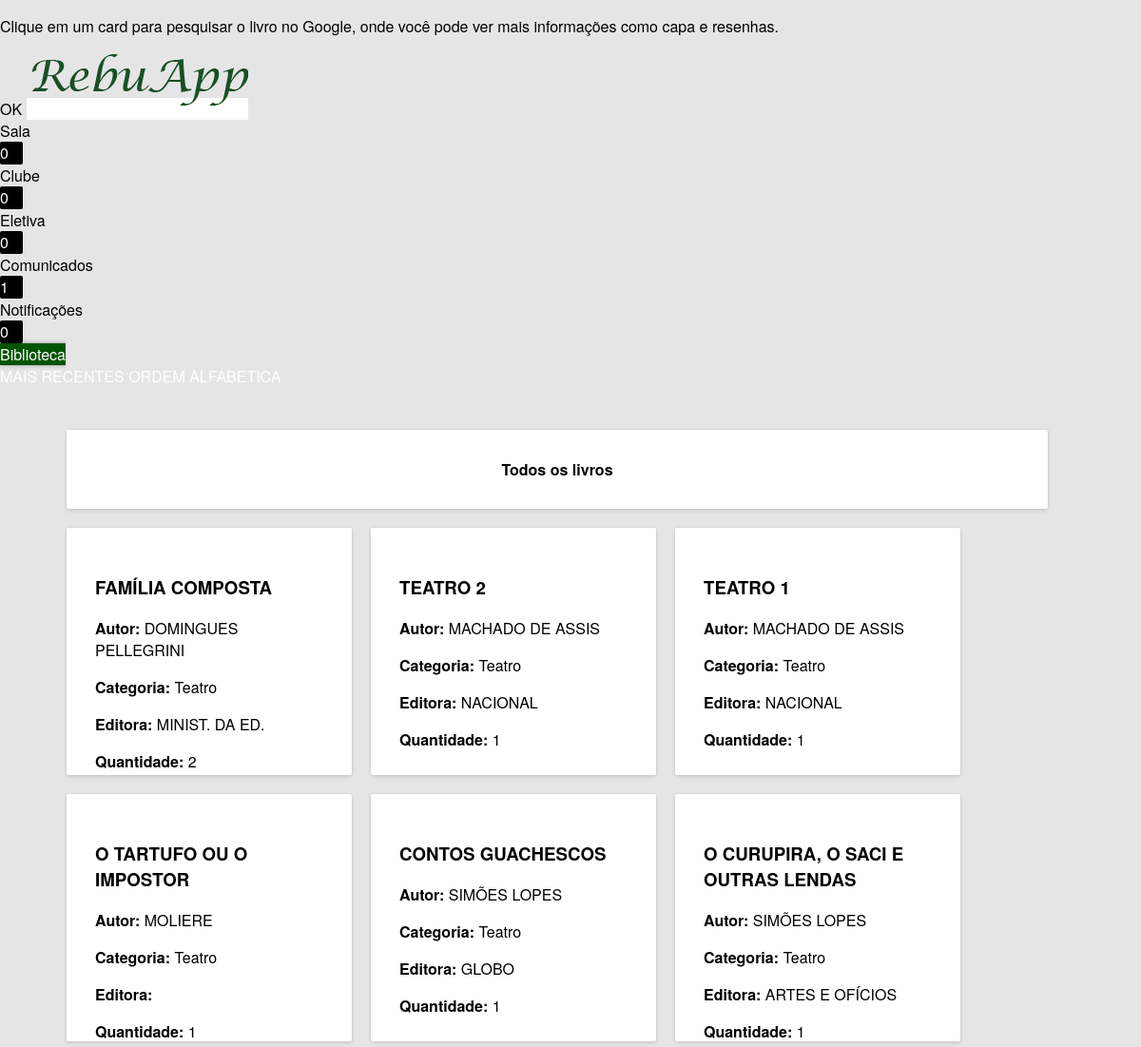
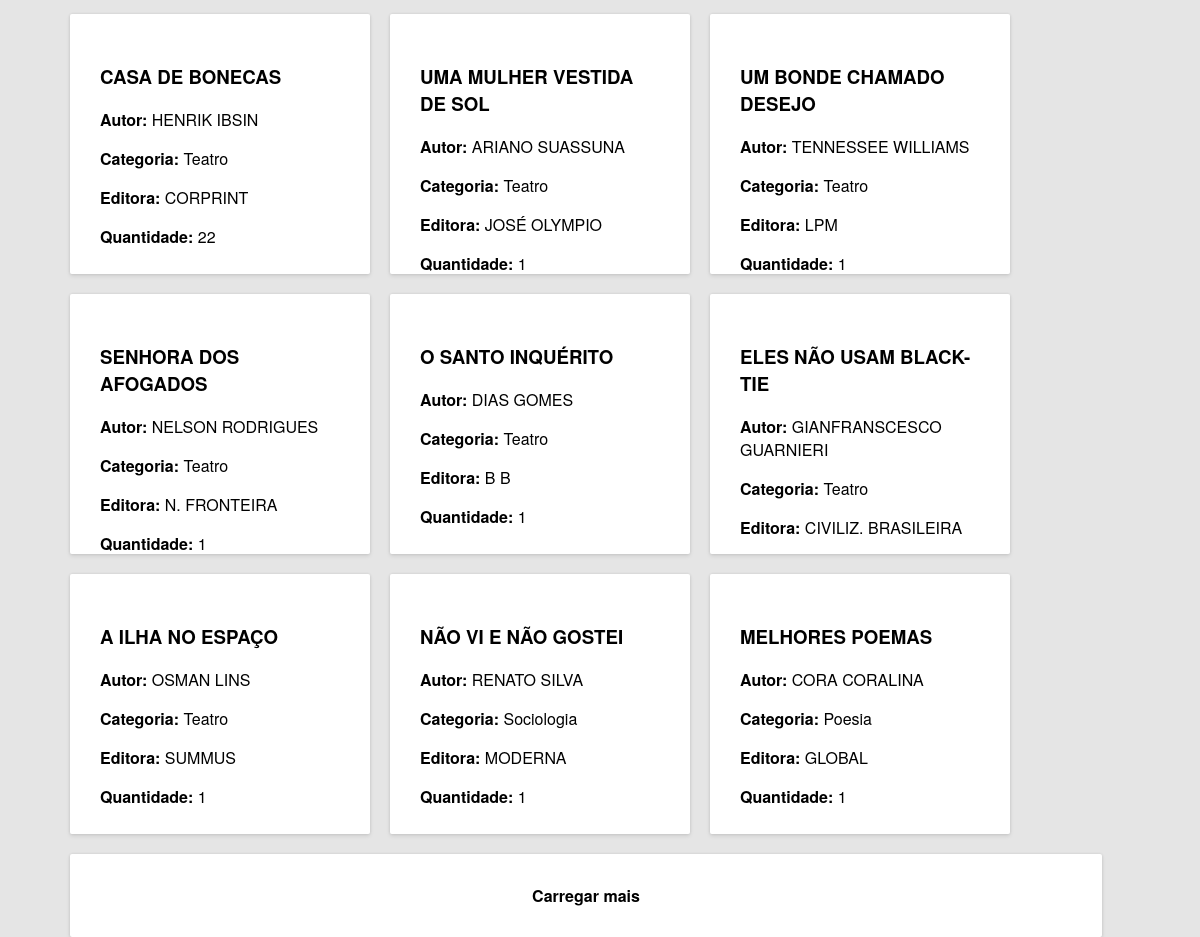
The page /webapp/rebuapp/livros.php on the database as committed earlier (2 pictures, top to bottom).
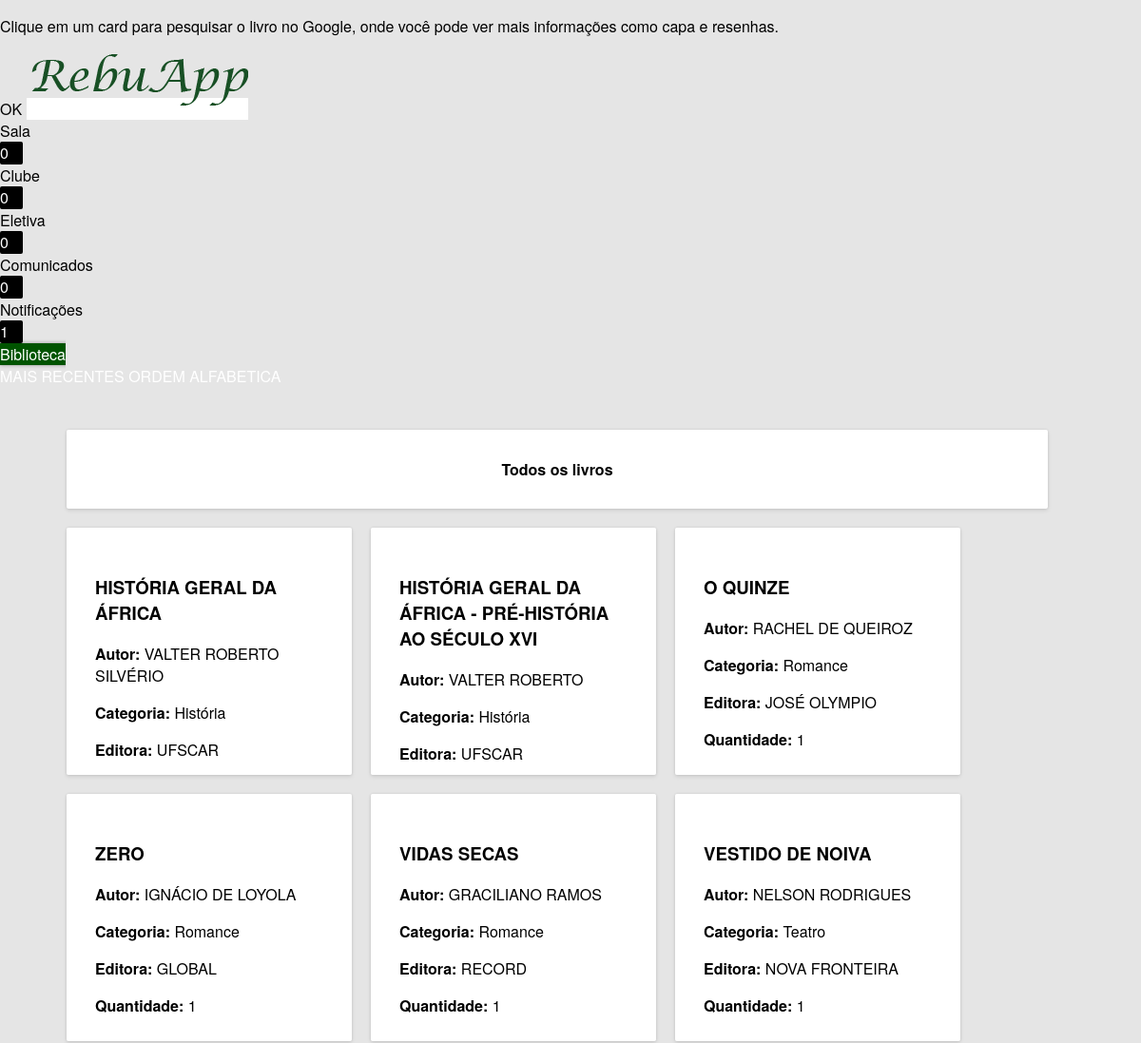
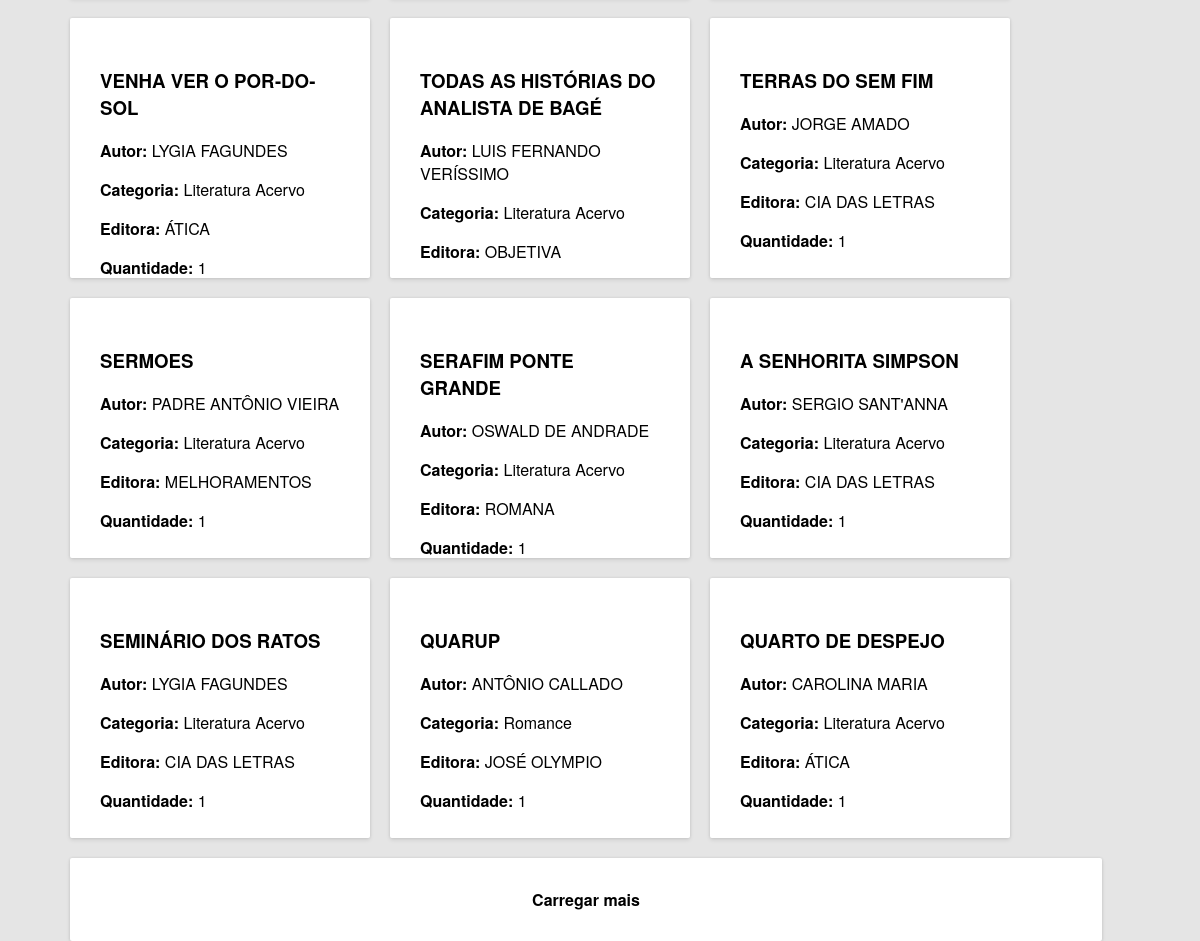
The same page on the database as committed later (2 pictures, top to bottom).
### tables this page shows
CREATE TABLE IF NOT EXISTS `livros` (
  `id` int(11) NOT NULL,
  `categoria` varchar(255) NOT NULL,
  `obra` varchar(255) NOT NULL,
  `autor` varchar(255) NOT NULL,
  `editora` varchar(255) NOT NULL,
  `quantidade` int(11) NOT NULL
);

### webapp/rebuapp/livros.php (the view, shortened to what the changed rows need)
<?php
	include("connect_db.php");
	$categoria = $_GET['categoria'];
?>
<? include("partes/default.php"); ?>
<html>
<head>
<? include("partes/head.php") ?>
</head>
<body unresolved>
	 <core-drawer-panel id="drawerPanel">
		 <core-header-panel drawer>
	  <core-menu selected="6">
		  <? include("partes/drawer.php"); ?>
	  </core-menu>
		 </core-header-panel>
	<core-scroll-header-panel main mode="scroll" id="main">
    <div class="container">
<div id="conteudo">
<?
if(isset($categoria)) {
$result = mysqli_query($dbi, "SELECT * FROM livros WHERE categoria='$categoria' ORDER BY id DESC LIMIT 15");
while ($row = mysqli_fetch_array($result)) { ?>
<paper-shadow z="0" class="card clickable cardlivro" onclick="window.open('https://google.com.br/search?q=<? echo $row['obra']; ?> <? echo $row['autor']; ?>')">
<h3><? echo $row['obra']; ?></h3>
<p><b>Autor:</b> <? echo $row['autor']; ?></p>
</p><p><b>Editora:</b> <? echo $row['editora']; ?></p>
<p><b>Quantidade:</b> <? echo $row['quantidade']; ?></p>
<paper-ripple fit class="recenteringTouch"></paper-ripple>
</paper-shadow>
<?
		$id_id=$row['id'];
}
} else {
$result = mysqli_query($dbi, "SELECT * FROM livros ORDER BY id DESC LIMIT 15");
while ($row = mysqli_fetch_array($result)) { ?>
<paper-shadow z="0" class="card clickable cardlivro" touch-action="pan-x pan-y" onclick="window.open('https://google.com.br/search?q=<? echo $row['obra']; ?> <? echo $row['autor']; ?>')">
<h3><? echo $row['obra']; ?></h3>
<p><b>Autor:</b> <? echo $row['autor']; ?></p>
<p><b>Categoria:</b> <? include('partes/categoria.php'); ?>
</p><p><b>Editora:</b> <? echo $row['editora']; ?></p>
<p><b>Quantidade:</b> <? echo $row['quantidade']; ?></p>
</paper-shadow>
<?
}
}
?>
</div>
    </div></core-scroll-header-panel>
	  </core-drawer-panel>
</body>
</html>

### webapp/rebuapp/partes/drawer.php (shortened to what the changed rows need)
<?
$notif = mysqli_query($dbi, "SELECT * FROM eventos WHERE sala='gestao'");
$num4 = mysqli_num_rows($notif);
if($_COOKIE['responsavel'] == "true") { $isrespon = "responsaveis"; } else { $isrespon = ""; }
$notif = mysqli_query($dbi, "SELECT * FROM notificacoes WHERE para IN ('$sala','$clube','$eletiva','todos','$isrespon','$cantina')");
$num5 = mysqli_num_rows($notif);
?>
      <core-item icon="announcement" id="comunicados">
		<div flex>Comunicados</div>
		<div class="drawerNumber" horizontal center-center layout><? echo $num4; ?></div>
	  <paper-ripple fit class="recenteringTouch"></paper-ripple></core-item>
      <core-item icon="social:notifications" id="notificacoes">
		<div flex>Notificações</div>
		<div class="drawerNumber" horizontal center-center layout><? echo $num5; ?></div>
	  <paper-ripple fit class="recenteringTouch"></paper-ripple></core-item>

### webapp/rebuapp/partes/categoria.php
<?php
if($row['categoria'] == "arte") { echo "Arte"; }
else if($row['categoria'] == "atualidades") { echo "Atualidades"; }
else if($row['categoria'] == "biologia") { echo "Biologia"; }
else if($row['categoria'] == "dvd") { echo "DVD"; }
else if($row['categoria'] == "educacaofisica") { echo "Educa&ccedil;&atilde;o F&iacute;sica"; }
else if($row['categoria'] == "educacao") { echo "Educa&ccedil;&atilde;o"; }
else if($row['categoria'] == "ficcao") { echo "Fic&ccedil;&atilde;o"; }
else if($row['categoria'] == "filosofia") { echo "Filosofia"; }
else if($row['categoria'] == "fisica") { echo "F&iacute;sica"; }
else if($row['categoria'] == "geografia") { echo "Geografia"; }
else if($row['categoria'] == "historia") { echo "Hist&oacute;ria"; }
else if($row['categoria'] == "historiaemquadrinhos") { echo "Hist&oacute;ria em quadrinhos"; }
else if($row['categoria'] == "linguainglesa") { echo "L&iacute;ngua Inglesa"; }
else if($row['categoria'] == "linguaportuguesa") { echo "L&iacute;ngua Portuguesa"; }
else if($row['categoria'] == "literaturaacervo") { echo "Literatura Acervo"; }
else if($row['categoria'] == "matematica") { echo "Matem&aacute;tica"; }
else if($row['categoria'] == "poesia") { echo "Poesia"; }
else if($row['categoria'] == "romance") { echo "Romance"; }
else if($row['categoria'] == "sociologia") { echo "Sociologia"; }
else if($row['categoria'] == "teatro") { echo "Teatro"; }
?>

Rows that differ between the two databases and show on the page:
no longer on this page (row edited): livros: obra "FAMÍLIA COMPOSTA", autor "DOMINGUES PELLEGRINI", categoria "Teatro", editora "MINIST. DA ED.", quantidade "2"
no longer on this page (row edited): livros: obra "TEATRO 2", autor "MACHADO DE ASSIS", categoria "Teatro", editora "NACIONAL", quantidade "1"
no longer on this page (row edited): livros: obra "TEATRO 1", autor "MACHADO DE ASSIS", categoria "Teatro", editora "NACIONAL", quantidade "1"
no longer on this page (row edited): livros: obra "O TARTUFO OU O IMPOSTOR", autor "MOLIERE", categoria "Teatro", quantidade "1"
no longer on this page (row edited): livros: obra "CONTOS GUACHESCOS", autor "SIMÕES LOPES", categoria "Teatro", editora "GLOBO", quantidade "1"
no longer on this page (row edited): livros: obra "O CURUPIRA, O SACI E OUTRAS LENDAS", autor "SIMÕES LOPES", categoria "Teatro", editora "ARTES E OFÍCIOS", quantidade "1"
no longer on this page (row edited): livros: obra "CASA DE BONECAS", autor "HENRIK IBSIN", categoria "Teatro", editora "CORPRINT", quantidade "22"
no longer on this page (row edited): livros: obra "UMA MULHER VESTIDA DE SOL", autor "ARIANO SUASSUNA", categoria "Teatro", editora "JOSÉ OLYMPIO", quantidade "1"
no longer on this page (row edited): livros: obra "UM BONDE CHAMADO DESEJO", autor "TENNESSEE WILLIAMS", categoria "Teatro", editora "LPM", quantidade "1"
no longer on this page (row edited): livros: obra "SENHORA DOS AFOGADOS", autor "NELSON RODRIGUES", categoria "Teatro", editora "N. FRONTEIRA", quantidade "1"
no longer on this page (row edited): livros: obra "O SANTO INQUÉRITO", autor "DIAS GOMES", categoria "Teatro", editora "B B", quantidade "1"
no longer on this page (row edited): livros: obra "ELES NÃO USAM BLACK-TIE", autor "GIANFRANSCESCO GUARNIERI", categoria "Teatro", editora "CIVILIZ. BRASILEIRA"
no longer on this page (row edited): livros: obra "A ILHA NO ESPAÇO", autor "OSMAN LINS", categoria "Teatro", editora "SUMMUS", quantidade "1"
no longer on this page (row edited): livros: obra "NÃO VI E NÃO GOSTEI", autor "RENATO SILVA", categoria "Sociologia", editora "MODERNA", quantidade "1"
no longer on this page (row edited): livros: obra "MELHORES POEMAS", autor "CORA CORALINA", categoria "Poesia", editora "GLOBAL", quantidade "1"
added livros: obra "HISTÓRIA GERAL DA ÁFRICA", autor "VALTER ROBERTO SILVÉRIO", categoria "História", editora "UFSCAR"
added livros: obra "HISTÓRIA GERAL DA ÁFRICA - PRÉ-HISTÓRIA AO SÉCULO XVI", autor "VALTER ROBERTO", categoria "História", editora "UFSCAR"
added livros: obra "O QUINZE", autor "RACHEL DE QUEIROZ", categoria "Romance", editora "JOSÉ OLYMPIO", quantidade "1"
added livros: obra "ZERO", autor "IGNÁCIO DE LOYOLA", categoria "Romance", editora "GLOBAL", quantidade "1"
added livros: obra "VIDAS SECAS", autor "GRACILIANO RAMOS", categoria "Romance", editora "RECORD", quantidade "1"
added livros: obra "VESTIDO DE NOIVA", autor "NELSON RODRIGUES", categoria "Teatro", editora "NOVA FRONTEIRA", quantidade "1"
added livros: obra "VENHA VER O POR-DO-SOL", autor "LYGIA FAGUNDES", categoria "Literatura Acervo", editora "ÁTICA", quantidade "1"
added livros: obra "TODAS AS HISTÓRIAS DO ANALISTA DE BAGÉ", autor "LUIS FERNANDO VERÍSSIMO", categoria "Literatura Acervo", editora "OBJETIVA"
added livros: obra "TERRAS DO SEM FIM", autor "JORGE AMADO", categoria "Literatura Acervo", editora "CIA DAS LETRAS", quantidade "1"
added livros: obra "SERMOES", autor "PADRE ANTÔNIO VIEIRA", categoria "Literatura Acervo", editora "MELHORAMENTOS", quantidade "1"
added livros: obra "SERAFIM PONTE GRANDE", autor "OSWALD DE ANDRADE", categoria "Literatura Acervo", editora "ROMANA", quantidade "1"
added livros: obra "A SENHORITA SIMPSON", autor "SERGIO SANT'ANNA", categoria "Literatura Acervo", editora "CIA DAS LETRAS", quantidade "1"
added livros: obra "SEMINÁRIO DOS RATOS", autor "LYGIA FAGUNDES", categoria "Literatura Acervo", editora "CIA DAS LETRAS", quantidade "1"
added livros: obra "QUARUP", autor "ANTÔNIO CALLADO", categoria "Romance", editora "JOSÉ OLYMPIO", quantidade "1"
added livros: obra "QUARTO DE DESPEJO", autor "CAROLINA MARIA", categoria "Literatura Acervo", editora "ÁTICA", quantidade "1"
Other text that changed with them:
$num4: "1" → "0"
$num5: "0" → "1"
